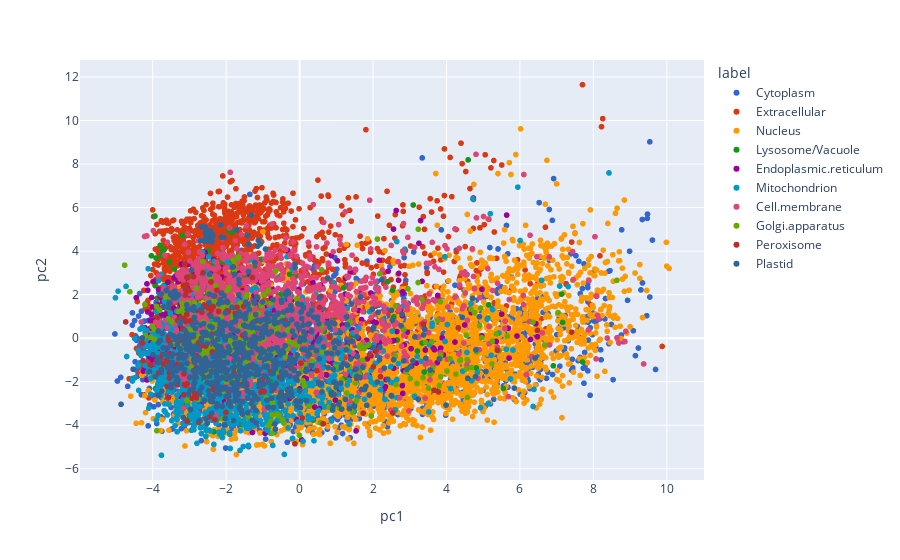

Notebook source saved alongside this figure:
### Code cell
import plotly.express as px
plt.figure(figsize=(25, 25))
fig = px.scatter(principal_df, x='pc1', y='pc2',
              color='label', color_discrete_sequence=px.colors.qualitative.G10)
fig.show()

### Figure 1 — Plotly figure (JSON) as saved in the notebook; plotly's stock layout.template omitted (floating-point values rounded to 4 significant figures; data arrays with more than 128 entries replaced by an {"elided": "..."} marker saying what was removed)
{"data": [{"hoverlabel": {"namelength": 0}, "hovertemplate": "label=Cytoplasm<br>pc1=%{x}<br>pc2=%{y}", "legendgroup": "Cytoplasm", "marker": {"color": "#3366CC", "symbol": "circle"}, "mode": "markers", "name": "Cytoplasm", "showlegend": true, "type": "scattergl", "x": {"elided": "2288 float values"}, "xaxis": "x", "y": {"elided": "2288 float values"}, "yaxis": "y"}, {"hoverlabel": {"namelength": 0}, "hovertemplate": "label=Extracellular<br>pc1=%{x}<br>pc2=%{y}", "legendgroup": "Extracellular", "marker": {"color": "#DC3912", "symbol": "circle"}, "mode": "markers", "name": "Extracellular", "showlegend": true, "type": "scattergl", "x": {"elided": "1910 float values"}, "xaxis": "x", "y": {"elided": "1910 float values"}, "yaxis": "y"}, {"hoverlabel": {"namelength": 0}, "hovertemplate": "label=Nucleus<br>pc1=%{x}<br>pc2=%{y}", "legendgroup": "Nucleus", "marker": {"color": "#FF9900", "symbol": "circle"}, "mode": "markers", "name": "Nucleus", "showlegend": true, "type": "scattergl", "x": {"elided": "3481 float values"}, "xaxis": "x", "y": {"elided": "3481 float values"}, "yaxis": "y"}, {"hoverlabel": {"namelength": 0}, "hovertemplate": "label=Lysosome/Vacuole<br>pc1=%{x}<br>pc2=%{y}", "legendgroup": "Lysosome/Vacuole", "marker": {"color": "#109618", "symbol": "circle"}, "mode": "markers", "name": "Lysosome/Vacuole", "showlegend": true, "type": "scattergl", "x": {"elided": "297 float values"}, "xaxis": "x", "y": {"elided": "297 float values"}, "yaxis": "y"}, {"hoverlabel": {"namelength": 0}, "hovertemplate": "label=Endoplasmic.reticulum<br>pc1=%{x}<br>pc2=%{y}", "legendgroup": "Endoplasmic.reticulum", "marker": {"color": "#990099", "symbol": "circle"}, "mode": "markers", "name": "Endoplasmic.reticulum", "showlegend": true, "type": "scattergl", "x": {"elided": "820 float values"}, "xaxis": "x", "y": {"elided": "820 float values"}, "yaxis": "y"}, {"hoverlabel": {"namelength": 0}, "hovertemplate": "label=Mitochondrion<br>pc1=%{x}<br>pc2=%{y}", "legendgroup": "Mitochondrion", "marker": {"color": "#0099C6", "symbol": "circle"}, "mode": "markers", "name": "Mitochondrion", "showlegend": true, "type": "scattergl", "x": {"elided": "1486 float values"}, "xaxis": "x", "y": {"elided": "1486 float values"}, "yaxis": "y"}, {"hoverlabel": {"namelength": 0}, "hovertemplate": "label=Cell.membrane<br>pc1=%{x}<br>pc2=%{y}", "legendgroup": "Cell.membrane", "marker": {"color": "#DD4477", "symbol": "circle"}, "mode": "markers", "name": "Cell.membrane", "showlegend": true, "type": "scattergl", "x": {"elided": "1170 float values"}, "xaxis": "x", "y": {"elided": "1170 float values"}, "yaxis": "y"}, {"hoverlabel": {"namelength": 0}, "hovertemplate": "label=Golgi.apparatus<br>pc1=%{x}<br>pc2=%{y}", "legendgroup": "Golgi.apparatus", "marker": {"color": "#66AA00", "symbol": "circle"}, "mode": "markers", "name": "Golgi.apparatus", "showlegend": true, "type": "scattergl", "x": {"elided": "332 float values"}, "xaxis": "x", "y": {"elided": "332 float values"}, "yaxis": "y"}, {"hoverlabel": {"namelength": 0}, "hovertemplate": "label=Peroxisome<br>pc1=%{x}<br>pc2=%{y}", "legendgroup": "Peroxisome", "marker": {"color": "#B82E2E", "symbol": "circle"}, "mode": "markers", "name": "Peroxisome", "showlegend": true, "type": "scattergl", "x": {"elided": "151 float values"}, "xaxis": "x", "y": {"elided": "151 float values"}, "yaxis": "y"}, {"hoverlabel": {"namelength": 0}, "hovertemplate": "label=Plastid<br>pc1=%{x}<br>pc2=%{y}", "legendgroup": "Plastid", "marker": {"color": "#316395", "symbol": "circle"}, "mode": "markers", "name": "Plastid", "showlegend": true, "type": "scattergl", "x": {"elided": "743 float values"}, "xaxis": "x", "y": {"elided": "743 float values"}, "yaxis": "y"}], "layout": {"legend": {"title": {"text": "label"}, "tracegroupgap": 0}, "margin": {"t": 60}, "xaxis": {"anchor": "y", "domain": [0, 1], "title": {"text": "pc1"}}, "yaxis": {"anchor": "x", "domain": [0, 1], "title": {"text": "pc2"}}}}
